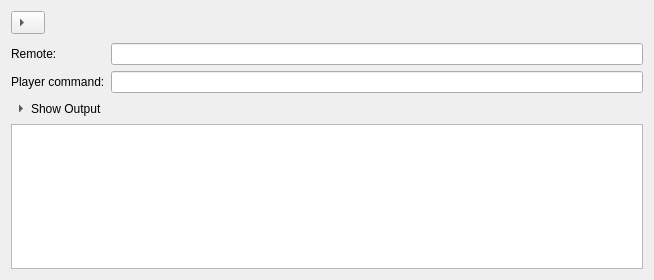
<?xml version="1.0" encoding="UTF-8"?>
<ui version="4.0">
 <class>StreamWidget</class>
 <widget class="QWidget" name="StreamWidget">
  <property name="geometry">
   <rect>
    <x>0</x>
    <y>0</y>
    <width>654</width>
    <height>280</height>
   </rect>
  </property>
  <property name="windowTitle">
   <string>Form</string>
  </property>
  <layout class="QVBoxLayout" name="verticalLayout">
   <property name="spacing">
    <number>0</number>
   </property>
   <item>
    <widget class="QWidget" name="widget" native="true">
     <layout class="QHBoxLayout" name="horizontalLayout">
      <property name="leftMargin">
       <number>0</number>
      </property>
      <property name="topMargin">
       <number>0</number>
      </property>
      <property name="rightMargin">
       <number>0</number>
      </property>
      <property name="bottomMargin">
       <number>0</number>
      </property>
      <item>
       <widget class="QToolButton" name="showDetails">
        <property name="checkable">
         <bool>true</bool>
        </property>
        <property name="toolButtonStyle">
         <enum>Qt::ToolButtonTextBesideIcon</enum>
        </property>
        <property name="arrowType">
         <enum>Qt::RightArrow</enum>
        </property>
       </widget>
      </item>
      <item>
       <widget class="QLabel" name="info"/>
      </item>
      <item>
       <widget class="QToolButton" name="cancel">
        <property name="toolTip">
         <string>Stop</string>
        </property>
        <property name="styleSheet">
         <string notr="true">QToolButton { border: 0 }</string>
        </property>
        <property name="text">
         <string/>
        </property>
       </widget>
      </item>
     </layout>
    </widget>
   </item>
   <item>
    <widget class="QWidget" name="details" native="true">
     <layout class="QGridLayout" name="gridLayout_2">
      <property name="leftMargin">
       <number>0</number>
      </property>
      <property name="rightMargin">
       <number>0</number>
      </property>
      <property name="bottomMargin">
       <number>0</number>
      </property>
      <item row="1" column="1" colspan="2">
       <widget class="QLineEdit" name="stream">
        <property name="readOnly">
         <bool>true</bool>
        </property>
       </widget>
      </item>
      <item row="0" column="1" colspan="2">
       <widget class="QLineEdit" name="remote">
        <property name="readOnly">
         <bool>true</bool>
        </property>
       </widget>
      </item>
      <item row="2" column="0" colspan="2">
       <widget class="QToolButton" name="showOutput">
        <property name="styleSheet">
         <string notr="true">QToolButton { border: 0 }</string>
        </property>
        <property name="text">
         <string>Show Output</string>
        </property>
        <property name="checkable">
         <bool>true</bool>
        </property>
        <property name="toolButtonStyle">
         <enum>Qt::ToolButtonTextBesideIcon</enum>
        </property>
        <property name="arrowType">
         <enum>Qt::RightArrow</enum>
        </property>
       </widget>
      </item>
      <item row="3" column="0" colspan="3">
       <widget class="QPlainTextEdit" name="output">
        <property name="lineWrapMode">
         <enum>QPlainTextEdit::NoWrap</enum>
        </property>
        <property name="readOnly">
         <bool>true</bool>
        </property>
       </widget>
      </item>
      <item row="1" column="0">
       <widget class="QLabel" name="label_2">
        <property name="sizePolicy">
         <sizepolicy hsizetype="Fixed" vsizetype="Preferred">
          <horstretch>0</horstretch>
          <verstretch>0</verstretch>
         </sizepolicy>
        </property>
        <property name="text">
         <string>Player command:</string>
        </property>
        <property name="buddy">
         <cstring>stream</cstring>
        </property>
       </widget>
      </item>
      <item row="0" column="0">
       <widget class="QLabel" name="label_1">
        <property name="sizePolicy">
         <sizepolicy hsizetype="Fixed" vsizetype="Preferred">
          <horstretch>0</horstretch>
          <verstretch>0</verstretch>
         </sizepolicy>
        </property>
        <property name="text">
         <string>Remote:</string>
        </property>
        <property name="buddy">
         <cstring>remote</cstring>
        </property>
       </widget>
      </item>
     </layout>
    </widget>
   </item>
  </layout>
 </widget>
 <tabstops>
  <tabstop>showDetails</tabstop>
  <tabstop>cancel</tabstop>
  <tabstop>remote</tabstop>
  <tabstop>stream</tabstop>
  <tabstop>showOutput</tabstop>
  <tabstop>output</tabstop>
 </tabstops>
 <resources/>
 <connections/>
</ui>
